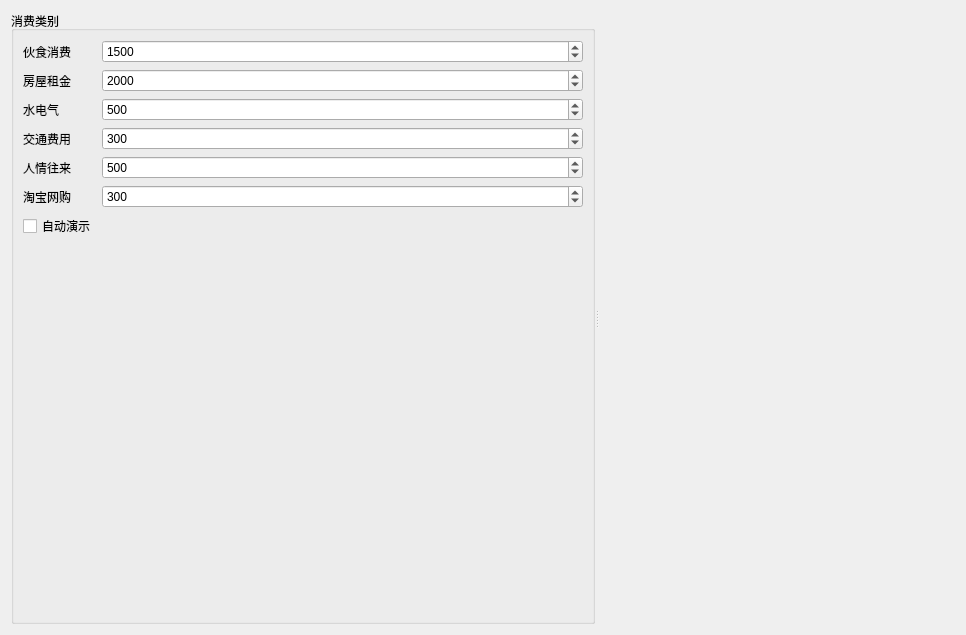
<?xml version="1.0" encoding="UTF-8"?>
<ui version="4.0">
 <class>Form</class>
 <widget class="QWidget" name="Form">
  <property name="geometry">
   <rect>
    <x>0</x>
    <y>0</y>
    <width>966</width>
    <height>635</height>
   </rect>
  </property>
  <property name="windowTitle">
   <string>微信公众号：学点编程吧--饼形图</string>
  </property>
  <layout class="QHBoxLayout" name="horizontalLayout">
   <item>
    <widget class="QSplitter" name="splitter">
     <property name="orientation">
      <enum>Qt::Horizontal</enum>
     </property>
     <property name="childrenCollapsible">
      <bool>false</bool>
     </property>
     <widget class="QGroupBox" name="groupBox">
      <property name="title">
       <string>消费类别</string>
      </property>
      <layout class="QVBoxLayout" name="verticalLayout">
       <item>
        <layout class="QFormLayout" name="formLayout_2">
         <item row="0" column="0">
          <widget class="QLabel" name="label">
           <property name="text">
            <string>伙食消费</string>
           </property>
          </widget>
         </item>
         <item row="0" column="1">
          <widget class="QSpinBox" name="spinBox_food">
           <property name="minimum">
            <number>100</number>
           </property>
           <property name="maximum">
            <number>10000</number>
           </property>
           <property name="singleStep">
            <number>100</number>
           </property>
           <property name="value">
            <number>1500</number>
           </property>
          </widget>
         </item>
         <item row="1" column="0">
          <widget class="QLabel" name="label_2">
           <property name="text">
            <string>房屋租金</string>
           </property>
          </widget>
         </item>
         <item row="1" column="1">
          <widget class="QSpinBox" name="spinBox_rent">
           <property name="minimum">
            <number>100</number>
           </property>
           <property name="maximum">
            <number>10000</number>
           </property>
           <property name="singleStep">
            <number>100</number>
           </property>
           <property name="value">
            <number>2000</number>
           </property>
          </widget>
         </item>
         <item row="2" column="0">
          <widget class="QLabel" name="label_5">
           <property name="text">
            <string>水电气</string>
           </property>
          </widget>
         </item>
         <item row="2" column="1">
          <widget class="QSpinBox" name="spinBox_electricity">
           <property name="minimum">
            <number>100</number>
           </property>
           <property name="maximum">
            <number>1000</number>
           </property>
           <property name="singleStep">
            <number>50</number>
           </property>
           <property name="value">
            <number>500</number>
           </property>
          </widget>
         </item>
         <item row="3" column="0">
          <widget class="QLabel" name="label_3">
           <property name="text">
            <string>交通费用</string>
           </property>
          </widget>
         </item>
         <item row="3" column="1">
          <widget class="QSpinBox" name="spinBox_traffic">
           <property name="minimum">
            <number>100</number>
           </property>
           <property name="maximum">
            <number>2000</number>
           </property>
           <property name="singleStep">
            <number>50</number>
           </property>
           <property name="value">
            <number>300</number>
           </property>
          </widget>
         </item>
         <item row="4" column="0">
          <widget class="QLabel" name="label_4">
           <property name="text">
            <string>人情往来</string>
           </property>
          </widget>
         </item>
         <item row="4" column="1">
          <widget class="QSpinBox" name="spinBox_relationship">
           <property name="minimum">
            <number>100</number>
           </property>
           <property name="maximum">
            <number>3000</number>
           </property>
           <property name="singleStep">
            <number>100</number>
           </property>
           <property name="value">
            <number>500</number>
           </property>
          </widget>
         </item>
         <item row="5" column="0">
          <widget class="QLabel" name="label_6">
           <property name="text">
            <string>淘宝网购</string>
           </property>
          </widget>
         </item>
         <item row="5" column="1">
          <widget class="QSpinBox" name="spinBox_taobao">
           <property name="minimum">
            <number>100</number>
           </property>
           <property name="maximum">
            <number>10000</number>
           </property>
           <property name="singleStep">
            <number>50</number>
           </property>
           <property name="value">
            <number>300</number>
           </property>
          </widget>
         </item>
         <item row="6" column="0">
          <widget class="QCheckBox" name="checkBox">
           <property name="text">
            <string>自动演示</string>
           </property>
          </widget>
         </item>
        </layout>
       </item>
      </layout>
     </widget>
     <widget class="QWidget" name="widget" native="true"/>
    </widget>
   </item>
  </layout>
 </widget>
 <resources/>
 <connections/>
</ui>
